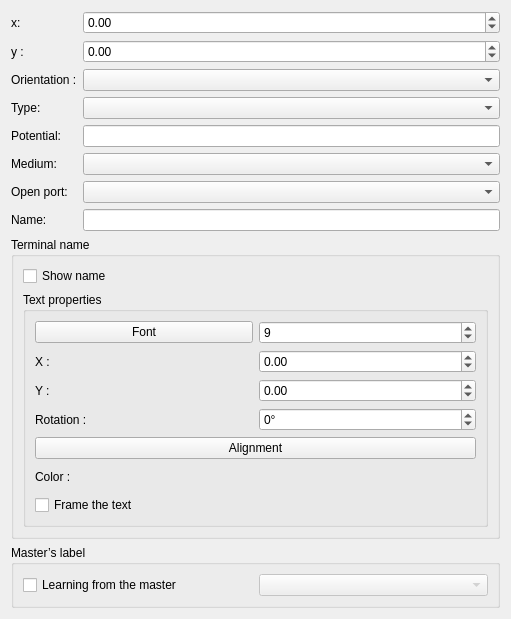
<?xml version="1.0" encoding="UTF-8"?>
<ui version="4.0">
 <class>TerminalEditor</class>
 <widget class="QWidget" name="TerminalEditor">
  <property name="geometry">
   <rect>
    <x>0</x>
    <y>0</y>
    <width>511</width>
    <height>500</height>
   </rect>
  </property>
  <property name="windowTitle">
   <string>Form</string>
  </property>
  <layout class="QGridLayout" name="gridLayout">
   <item row="1" column="0">
    <widget class="QLabel" name="label_2">
     <property name="text">
      <string>y :</string>
     </property>
    </widget>
   </item>
   <item row="0" column="1">
    <widget class="QDoubleSpinBox" name="m_x_dsb">
     <property name="minimum">
      <double>-5000.000000000000000</double>
     </property>
     <property name="maximum">
      <double>5000.000000000000000</double>
     </property>
    </widget>
   </item>
   <item row="1" column="1">
    <widget class="QDoubleSpinBox" name="m_y_dsb">
     <property name="minimum">
      <double>-5000.000000000000000</double>
     </property>
     <property name="maximum">
      <double>5000.000000000000000</double>
     </property>
    </widget>
   </item>
   <item row="2" column="0">
    <widget class="QLabel" name="label_3">
     <property name="text">
      <string>Orientation :</string>
     </property>
    </widget>
   </item>
   <item row="7" column="1">
    <widget class="QLineEdit" name="m_name_le"/>
   </item>
   <item row="2" column="1">
    <widget class="QComboBox" name="m_orientation_cb"/>
   </item>
   <item row="0" column="0">
    <widget class="QLabel" name="label">
     <property name="text">
      <string>x:</string>
     </property>
    </widget>
   </item>
   <item row="7" column="0">
    <widget class="QLabel" name="label_4">
     <property name="text">
      <string>Name:</string>
     </property>
    </widget>
   </item>
   <item row="3" column="0">
    <widget class="QLabel" name="label_5">
     <property name="text">
      <string>Type:</string>
     </property>
    </widget>
   </item>
   <item row="3" column="1">
    <widget class="QComboBox" name="m_type_cb"/>
   </item>
   <item row="4" column="0">
    <widget class="QLabel" name="label_potential">
     <property name="text">
      <string>Potential:</string>
     </property>
    </widget>
   </item>
   <item row="4" column="1">
    <widget class="QLineEdit" name="m_potential_le">
     <property name="toolTip">
      <string>No effect unless "Function separation" is checked (all terminals of the block then stay connected). When it is checked, terminals sharing the same value stay connected to each other and the others are isolated.</string>
     </property>
    </widget>
   </item>
   <item row="5" column="0">
    <widget class="QLabel" name="m_medium_label">
     <property name="text">
      <string>Medium:</string>
     </property>
    </widget>
   </item>
   <item row="5" column="1">
    <widget class="QComboBox" name="m_medium_cb">
     <property name="toolTip">
      <string>What this terminal carries. A line only joins terminals of the same medium.</string>
     </property>
    </widget>
   </item>
   <item row="6" column="0">
    <widget class="QLabel" name="m_port_end_label">
     <property name="text">
      <string>Open port:</string>
     </property>
    </widget>
   </item>
   <item row="6" column="1">
    <widget class="QComboBox" name="m_port_end_cb">
     <property name="toolTip">
      <string>What closes this port while no line is connected to it</string>
     </property>
    </widget>
   </item>
   <item row="8" column="0" colspan="2">
    <widget class="QGroupBox" name="m_label_gb">
     <property name="title">
      <string>Terminal name</string>
     </property>
     <layout class="QVBoxLayout" name="verticalLayout_2">
      <item>
       <widget class="QCheckBox" name="m_show_name_cb">
        <property name="text">
         <string>Show name</string>
        </property>
       </widget>
      </item>
      <item>
       <widget class="QGroupBox" name="m_text_props_gb">
        <property name="title">
         <string>Text properties</string>
        </property>
         <layout class="QGridLayout" name="gridLayout_2">
           <item row="0" column="0">
            <widget class="QPushButton" name="m_font_pb">
             <property name="text">
              <string>Font</string>
             </property>
            </widget>
           </item>
           <item row="0" column="1">
            <widget class="QSpinBox" name="m_label_size_sb">
             <property name="minimum">
              <number>4</number>
             </property>
             <property name="maximum">
              <number>50</number>
             </property>
             <property name="value">
              <number>9</number>
             </property>
            </widget>
           </item>
           <item row="1" column="0">
            <widget class="QLabel" name="label_7">
             <property name="text">
              <string>X :</string>
             </property>
            </widget>
           </item>
           <item row="1" column="1">
            <widget class="QDoubleSpinBox" name="m_label_x_dsb">
             <property name="minimum">
              <double>-5000.000000000000000</double>
             </property>
             <property name="maximum">
              <double>5000.000000000000000</double>
             </property>
            </widget>
           </item>
           <item row="2" column="0">
            <widget class="QLabel" name="label_8">
             <property name="text">
              <string>Y :</string>
             </property>
            </widget>
           </item>
           <item row="2" column="1">
            <widget class="QDoubleSpinBox" name="m_label_y_dsb">
             <property name="minimum">
              <double>-5000.000000000000000</double>
             </property>
             <property name="maximum">
              <double>5000.000000000000000</double>
             </property>
            </widget>
           </item>
           <item row="3" column="0">
            <widget class="QLabel" name="label_10">
             <property name="text">
              <string>Rotation :</string>
             </property>
            </widget>
           </item>
           <item row="3" column="1">
            <widget class="QDoubleSpinBox" name="m_label_rotation_sb">
             <property name="wrapping">
              <bool>true</bool>
             </property>
             <property name="suffix">
              <string>°</string>
             </property>
             <property name="decimals">
              <number>0</number>
             </property>
             <property name="minimum">
              <double>0.000000000000000</double>
             </property>
             <property name="maximum">
              <double>359.000000000000000</double>
             </property>
            </widget>
           </item>
           <item row="4" column="0" colspan="2">
            <widget class="QPushButton" name="m_align_pb">
             <property name="text">
              <string>Alignment</string>
             </property>
            </widget>
           </item>
           <item row="5" column="0">
            <widget class="QLabel" name="label_13">
             <property name="text">
              <string>Color :</string>
             </property>
            </widget>
           </item>
           <item row="5" column="1">
            <widget class="QWidget" name="m_color_widget" native="true">
             <property name="minimumSize">
              <size>
               <width>40</width>
               <height>24</height>
              </size>
             </property>
            </widget>
           </item>
           <item row="6" column="0" colspan="2">
            <widget class="QCheckBox" name="m_label_frame_cb">
             <property name="text">
              <string>Frame the text</string>
             </property>
            </widget>
           </item>
          </layout>
       </widget>
      </item>
     </layout>
    </widget>
   </item>
   <item row="9" column="0" colspan="2">
    <widget class="QGroupBox" name="m_master_label_gb">
     <property name="title">
      <string>Master’s label</string>
     </property>
     <property name="visible">
      <bool>false</bool>
     </property>
     <layout class="QGridLayout" name="gridLayout_3">
      <item row="0" column="0">
       <widget class="QCheckBox" name="m_use_master_label_cb">
        <property name="text">
         <string>Learning from the master</string>
        </property>
       </widget>
      </item>
      <item row="0" column="1">
       <widget class="QComboBox" name="m_master_label_cb">
        <property name="enabled">
         <bool>false</bool>
        </property>
       </widget>
      </item>
     </layout>
    </widget>
   </item>
  </layout>
 </widget>
 <resources/>
 <connections/>
</ui>
